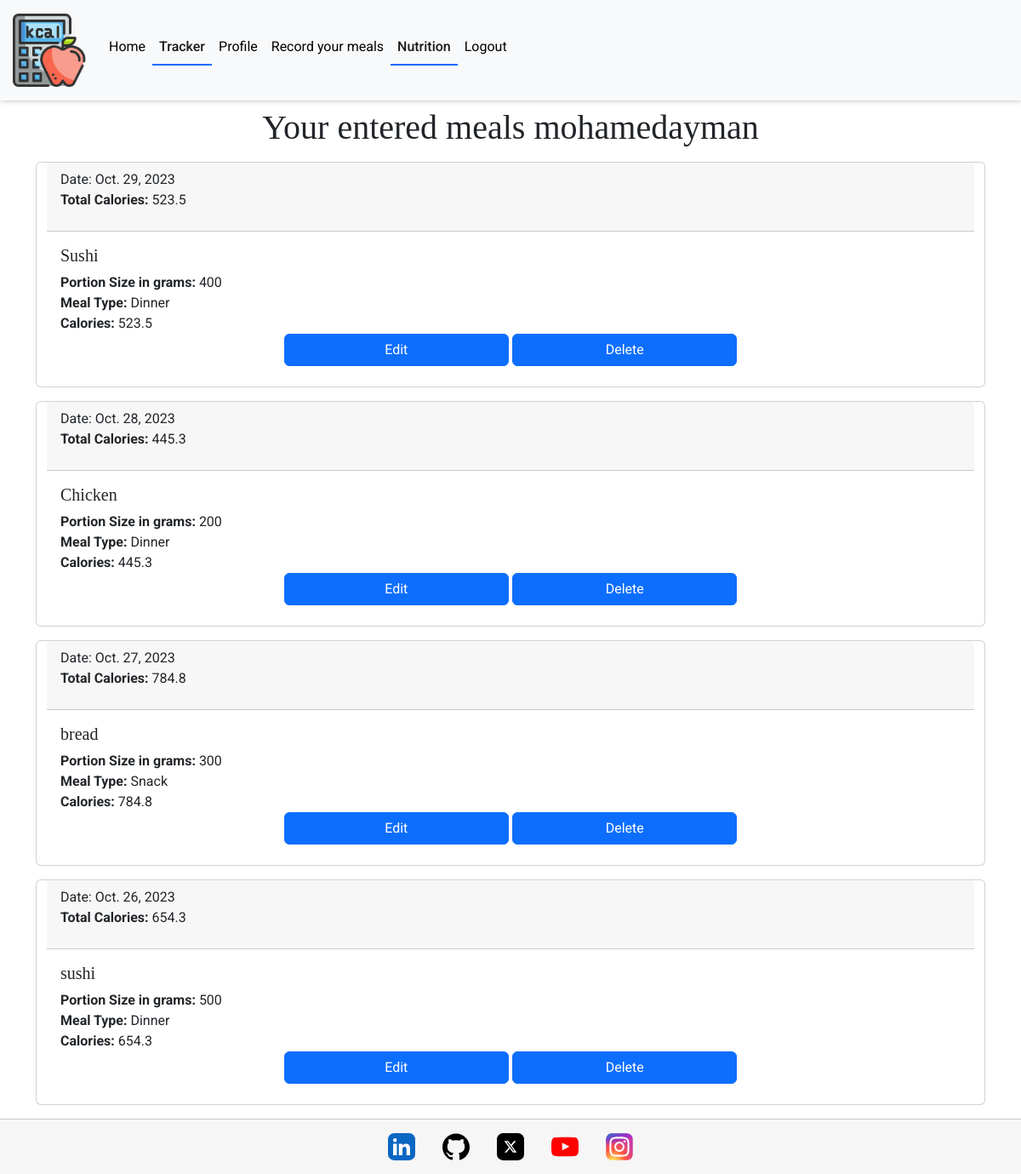
Screenshot of /tracker/trackers/ (signed in) with the database file from the repository.
### tracker/models.py (models this page shows, shortened)
class Tracker(models.Model):
    MEAL_CHOICES = (
        ("Breakfast", "Breakfast"),
        ("Lunch", "Lunch"),
        ("Dinner", "Dinner"),
        ("Snack", "Snack"),
    )
    user = models.ForeignKey(Profile, on_delete=models.CASCADE, related_name="trackers")
    title = models.CharField(max_length=300, null=False, blank=False)
    date = models.DateField(null=False, blank=False)
    portion_size = models.CharField(max_length=200, blank=False, null=False)
    meal_type = models.CharField(choices=MEAL_CHOICES, max_length=10, default="Snack")
    calories = models.FloatField(null=False, default="0")
    image = ResizedImageField(
        size=(400, None),
        quality=75,
        upload_to="tracker/",
        force_format="WEBP",
        blank=True,
        null=False,
    )
    image_alt = models.CharField(max_length=100, null=True, blank=True)
    class Meta:
        ordering = ["-date"]

### tracker/views.py (the view)
# urls.py: path("trackers/", Trackers.as_view(), name="trackers"),
class Trackers(ListView):
    template_name = "tracker/trackers.html"
    model = Tracker
    context_object_name = "trackers"
    def get_context_data(self, **kwargs):
        context = super().get_context_data(**kwargs)
        grouped_by_date = {}
        for date, group in groupby(
            self.object_list.order_by("-date"), lambda x: x.date
        ):
            grouped_entries = list(group)
            total_calories = sum(entry.calories or 0 for entry in grouped_entries)
            grouped_by_date[date] = {
                "entries": grouped_entries,
                "total_calories": total_calories,
            }
        context["trackers_grouped"] = grouped_by_date
        return context
    def get_queryset(self):
        return Tracker.objects.filter(user=self.request.user.profile)

### tracker/templates/tracker/trackers.html (shortened to what this page needs)
{% extends "base.html" %}
{% block content %}
<div class="container justify-content-center d-flex flex-row flex-wrap justify-content-center">
    <h1 class="text-center p-2">
        Your entered meals {{ request.user.username }}
    </h1>
    {% for date, data in trackers_grouped.items %}
    <div class="card mb-3 container justify-content-center">
        <div class="card-header">
            Date: {{ date }}
            <p><strong>Total Calories:</strong> {{ data.total_calories }}</p>
        </div>
        <div class="card-body">
            {% for tracker in data.entries %}
            <div class="row g-0 mb-2">
                <div class="col-md-8">
                    <h5 class="card-title">{{ tracker.title }}</h5>
                    <p class="card-text">
                        <strong>Portion Size in grams:</strong> {{ tracker.portion_size }}<br>
                        <strong>Meal Type:</strong> {{ tracker.meal_type }} <br>
                        <strong>Calories:</strong> {{tracker.calories}}
                    </p>
                </div>
                <div class="text-center">
                    <a href="{% url 'edit_tracker' tracker.id %}" class="btn btn-primary w-25">Edit</a>
                    <a href="{% url 'delete_tracker' tracker.id %}" class="btn btn-primary w-25">Delete</a>
                </div>
            </div>
            {% endfor %}
        </div>
    </div>
    {% endfor %}
</div>
{% endblock %}

### static/css/base.css (style rules this page uses)
:root { --title: 'EB Garamond', serif; --main-font: 'Roboto', serif; --background: #3f006a0f; --blue: #0d6efd; --black: #000; --off-white: #f6f6f6; --white: #fff; --orange: #ffbf50; --smal-box-shadow: 1px -1px 7px 0 #00000061; --border: 1px solid #00000030; }
html, body { height: 100%; }
body { display: flex; flex-direction: column; font-family: var(--main-font); }
h1, h2, h3, h4, h5, h6 { font-family: var(--title); }

### rows the page displays
Tracker: trackers_grouped "Oct. 29, 2023", title "Sushi", portion_size "400", meal_type "Dinner", calories "523.5"
Tracker: trackers_grouped "Oct. 28, 2023", title "Chicken", portion_size "200", meal_type "Dinner", calories "445.3"
Tracker: trackers_grouped "Oct. 27, 2023", title "bread", portion_size "300", meal_type "Snack", calories "784.8"
Tracker: trackers_grouped "Oct. 26, 2023", title "sushi", portion_size "500", meal_type "Dinner", calories "654.3"

### other values shown
{{ request.user.username }} "mohamedayman"
{{ data.total_calories }} "523.5" "445.3" "784.8" "654.3"
